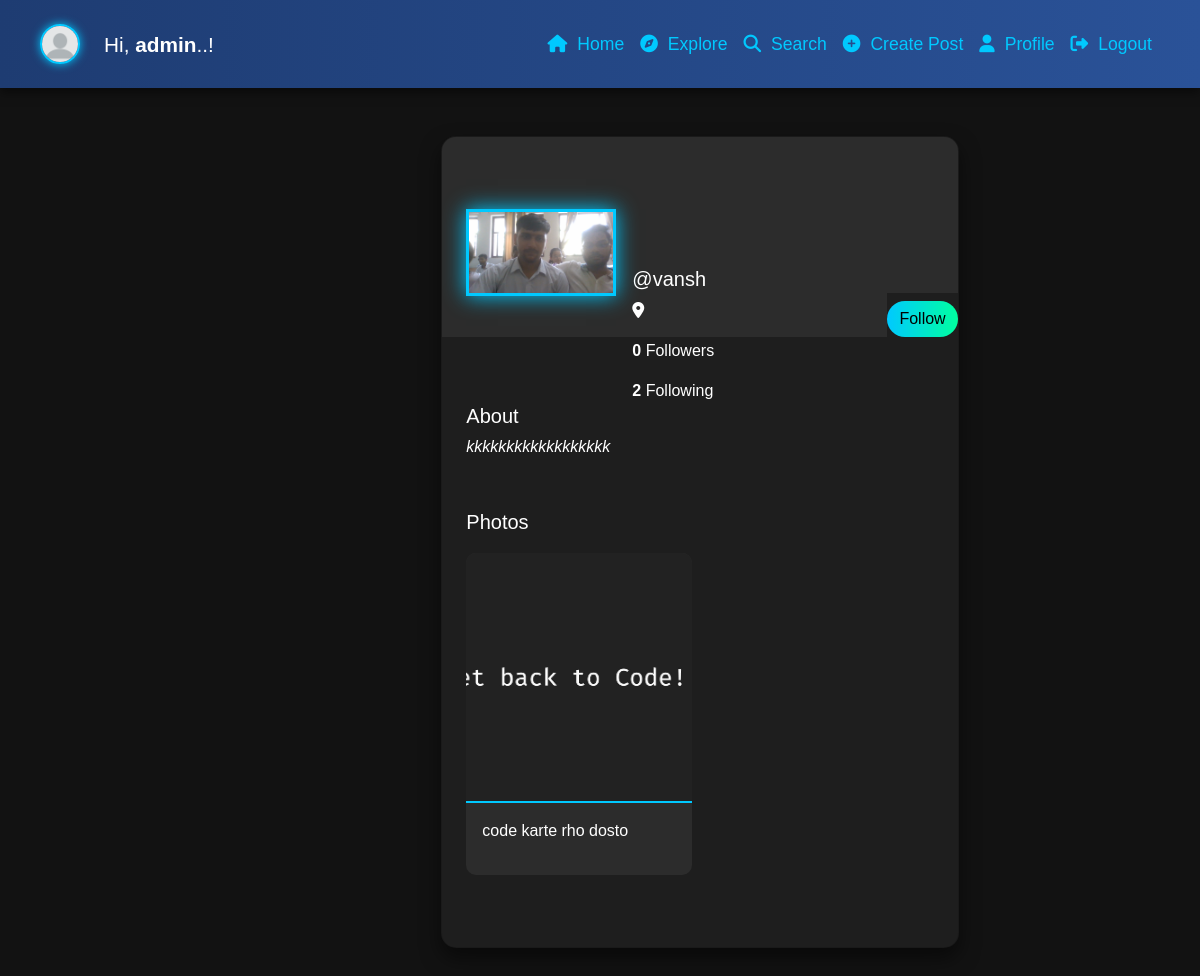
The app's page /profile/vansh (signed in) with its own data.
### userauth/models.py (models this page shows, shortened)
class Profile(models.Model):
    user = models.ForeignKey(User, on_delete=models.CASCADE)
    id_user = models.IntegerField(primary_key=True, default=0)
    bio = models.TextField(blank=True, default='')
    profileimg = models.ImageField(upload_to='profile_images', default='blank-profile-picture.png')
    location = models.CharField(max_length=100, blank=True, default='')

class Post(models.Model):
    id = models.UUIDField(primary_key=True, default=uuid.uuid4)
    user = models.CharField(max_length=100)
    image = models.ImageField(upload_to='post_images', blank=True, null=True)
    caption = models.TextField(blank=True)
    created_at = models.DateTimeField(default=datetime.now)
    no_of_likes = models.IntegerField(default=0)

### userauth/views.py (the view, shortened to what this page needs)
# urls.py: path('profile/<str:id_user>', views.profile),
@login_required(login_url='/loginn')
def profile(request,id_user):
    try:
        user_object = User.objects.get(username=id_user)
        profile = Profile.objects.get(user=request.user)
        user_profile = Profile.objects.get(user=user_object)
        user_posts = Post.objects.filter(user=id_user).order_by('-created_at')
        user_post_length = len(user_posts)
        follower = request.user.username
        user = id_user
        if Followers.objects.filter(follower=follower, user=user).first():
            follow_unfollow = 'Unfollow'
        else:
            follow_unfollow = 'Follow'
        user_followers = len(Followers.objects.filter(user=id_user))
        user_following = len(Followers.objects.filter(follower=id_user))
        context = {
            'user_object': user_object,
            'user_profile': user_profile,
            'user_posts': user_posts,
            'user_post_length': user_post_length,
            'profile': profile,
            'follow_unfollow':follow_unfollow,
            'user_followers': user_followers,
            'user_following': user_following,
        }
        return render(request, 'profile.html', context)
    except User.DoesNotExist:
        return redirect('/')

### templates/profile.html (shortened to what this page needs)
{% load static %}
<!DOCTYPE html>
<html lang="en">
<head>
    <link rel="stylesheet" href="https://maxcdn.bootstrapcdn.com/bootstrap/4.5.2/css/bootstrap.min.css">
    <link href="https://cdn.jsdelivr.net/npm/bootstrap@5.0.2/dist/css/bootstrap.min.css" rel="stylesheet"
>
    <link rel="stylesheet" href="{% static 'css/app.css' %}">
</head>
<body>
    <div class="container-fluid">
        <div class="row">
            <nav class="navbar navbar-expand-lg p-3">
                <div class="container-fluid">
                    <a class="navbar-brand" href="/"><img src="{{profile.profileimg.url}}" alt="Profile Picture" class="profile-pic"></a>
                    <span class="navbar-text text-white ms-2" style="font-size: 1.3rem;">Hi,<b> {{profile.user.username}}</b>..!</span>
                    <div class="collapse navbar-collapse" id="navbarNav">
                        <ul class="navbar-nav ms-auto">
                            <li class="nav-item">
                                <a class="nav-link" href="/"><i class="fa-solid fa-house"></i> Home</a>
                            </li>
                            <li class="nav-item">
                                <a class="nav-link" href="/explore"><i class="fa-solid fa-compass"></i> Explore</a>
                            </li>
                            <li class="nav-item">
                                <a class="nav-link" href="#" data-bs-toggle="modal" data-bs-target="#exampleModal3"><i class="fa-solid fa-magnifying-glass"></i> Search</a>
                            </li>
                            <li class="nav-item">
                                <a class="nav-link" href="#" data-bs-toggle="modal" data-bs-target="#exampleModal"><i class="fa-solid fa-circle-plus"></i> Create Post</a>
                            </li>
                            <li class="nav-item">
                                <a class="nav-link" href="/profile/{{user}}"><i class="fa-solid fa-user"></i> Profile</a>
                            </li>
                            <li class="nav-item">
                                <a class="nav-link" href="/logoutt"><i class="fa-solid fa-right-from-bracket"></i> Logout</a>
                            </li>
                        </ul>
                    </div>
                </div>
            </nav>
            <main role="main" class="col-md-9 ml-sm-auto col-lg-10 px-md-4">
                <section class="gradient-custom-2">
                    <div class="container py-5">
                        <div class="row d-flex justify-content-center align-items-center h-100">
                            <div class="col col-lg-9 col-xl-7">
                                <div class="card">
                                    <div class="profile-header rounded-top d-flex flex-row" style="height:200px;">
                                        <div class="ms-4 mt-5 d-flex flex-column" style="width: 150px;">
                                            {% if user_profile.profileimg %}
                                            <img src="{{user_profile.profileimg.url}}"
                                                alt="Profile Picture"
                                                class="img-fluid profile-img mt-4 mb-2"
                                                style="width: 150px; z-index: 1">
                                            {% else %}
                                            <img src="{% static 'images/blank-profile-picture.png' %}"
                                                alt="Default Profile Picture"
                                                class="img-fluid profile-img mt-4 mb-2"
                                                style="width: 150px; z-index: 1">
                                            {% endif %}
                                        </div>
                                        <div class="ms-3" style="margin-top: 130px;">
                                            <h5>@{{user_profile.user}}</h5>
                                            <p><i class="fa-solid fa-location-dot"></i> {{user_profile.location}}</p>
                                            <p><strong>{{ user_followers }}</strong> Followers</p>
                                            <p><strong>{{ user_following }}</strong> Following</p>
                                        </div>
                                        <div style="margin-inline-start: auto; margin-top: auto; background:#1e1e1e;">
                                            <form action="/follow" method="POST">
                                                {% if user != user_profile.user %}
                                                <button type="submit" class="btn btn-custom mt-2"
                                                    data-bs-toggle="modal" data-bs-target="#exampleModal1">
                                                    {{follow_unfollow}}
                                                </button>
                                                {% endif %}
                                            </form>
                                        </div>
                                    </div>
                                    <div class="card-body p-4" style="margin-top: 40px;">
                                        <div class="mb-5">
                                            <p class="lead fw-normal mb-1">About</p>
                                            <p class="font-italic mb-1">{{user_profile.bio}}</p>
                                        </div>
                                        <div class="mb-5">
                                            <p class="lead fw-normal mb-3">Photos</p>
                                            <div class="image-grid">
                                                {% for pos in user_posts %}
                                                <div class="image-item">
                                                    {% if pos.image %}
                                                        <img src="{{pos.image.url}}" alt="Post Image">
                                                    {% endif %}
                                                    <div class="p-3">
                                                        <p>{{pos.caption}}</p>
                                                    </div>
                                                </div>
                                                {% endfor %}
                                            </div>
                                        </div>
                                    </div>
                                </div>
                            </div>
                        </div>
                    </div>
                </section>
            </main>
        </div>
    </div>
</body>
</html>

### templates/profile.html (style rules this page uses)
body { background: #121212; color: #fff; font-family: 'Poppins', sans-serif; margin: 0; padding: 0; overflow-x: hidden; scroll-behavior: smooth; }
a { text-decoration: none; color: #00c9ff; transition: color 0.3s ease-in-out; }
.navbar { background: linear-gradient(90deg, #1e3c72, #2a5298); backdrop-filter: blur(10px); box-shadow: 0 4px 10px rgba(0, 0, 0, 0.5); transition: all 0.3s ease-in-out; }
.navbar .profile-pic { width: 40px; height: 40px; object-fit: cover; border: 2px solid #00c9ff; border-radius: 50%; box-shadow: 0 0 10px #00c9ff; transition: all 0.3s; }
.nav-link { font-size: 1.1rem; padding: 15px 10px; color: #00c9ff; display: flex; align-items: center; transition: all 0.3s ease-in-out; }
.nav-link i { margin-right: 10px; transition: transform 0.3s; }
.card { background: #1e1e1e; backdrop-filter: blur(8px); border-radius: 15px; box-shadow: 0 10px 20px rgba(0, 0, 0, 0.5); overflow: hidden; transition: transform 0.3s, box-shadow 0.3s; }
.profile-header { background: #2c2c2c; color: white; }
.profile-img { border: 3px solid #00c9ff; box-shadow: 0 0 20px #00c9ff; transition: transform 0.3s; }
.btn-custom { background: linear-gradient(90deg, #00c9ff, #00ff9f); color: #000; border: none; border-radius: 30px; transition: all 0.3s; }
.image-grid { display: grid; grid-template-columns: repeat(auto-fill, minmax(200px, 1fr)); gap: 15px; }
.image-item { background: #2c2c2c; border-radius: 10px; overflow: hidden; transition: transform 0.3s, box-shadow 0.3s; }
.image-item img { width: 100%; height: 250px; object-fit: cover; border-bottom: 2px solid #00c9ff; }

### records on screen
Profile: profileimg (placeholder picture), user.username "admin"
Profile: profileimg (picture), user "vansh", bio "kkkkkkkkkkkkkkkkkk"
Post: image (picture), caption "code karte rho dosto"

### other values on screen
{{ user_followers }} "0"
{{ user_following }} "2"
{{ follow_unfollow }} "Follow"
